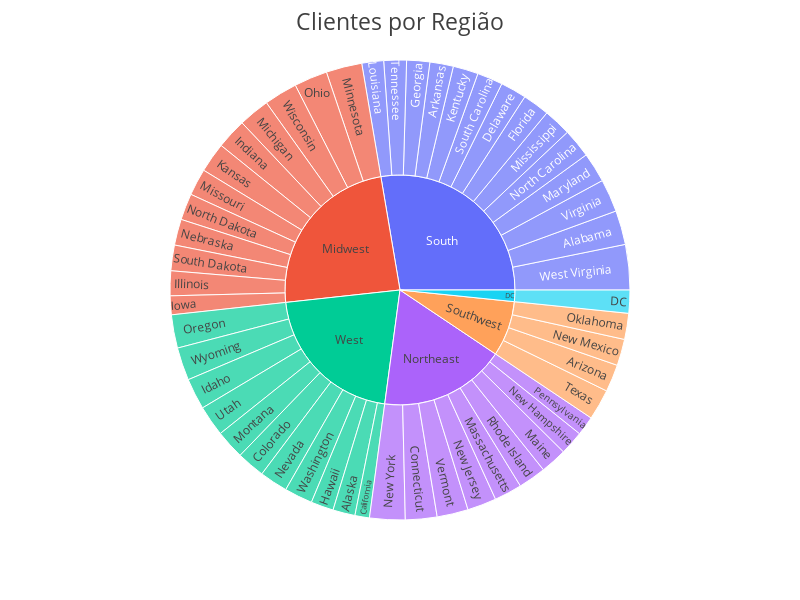

Source (notebook cell):
### Code cell
# Importando a biblioteca plotly express como px
import plotly.express as px

# Criando um gráfico de sunburst com os seguintes parâmetros:
fig = px.sunburst(
    df_states,           # DataFrame com os dados a serem plotados
    path=['Regiao', 'Estado_Compl'],  # Caminho hierárquico dos dados
    values='Num_Clientes',  # Valores associados aos ramos do sunburst
    labels=['Regioes', 'Estados'],  # Rótulos para as regiões e estados
    branchvalues='total'  # O valor de cada ramo é a soma total
)

# Atualizando o layout do gráfico com os seguintes parâmetros:
fig.update_layout(
    title='Clientes por Região',  # Título do gráfico
    title_font=dict(color='rgba(0, 0, 0, .75)', size=23),  # Estilo do título
    title_x=0.5,  # Posição horizontal do título (centralizado)
    width=800,     # Largura do gráfico
    height=600     # Altura do gráfico
)

### Figure 1 — Plotly figure (JSON) as saved in the notebook; plotly's stock layout.template omitted (floating-point values rounded to 4 significant figures)
{"data": [{"branchvalues": "total", "domain": {"x": [0, 1], "y": [0, 1]}, "hovertemplate": "labels=%{label}<br>Num_Clientes=%{value}<br>parent=%{parent}<br>id=%{id}<extra></extra>", "ids": ["South/Alabama", "West/Alaska", "Southwest/Arizona", "South/Arkansas", "West/California", "West/Colorado", "Northeast/Connecticut", "DC/DC", "South/Delaware", "South/Florida", "South/Georgia", "West/Hawaii", "West/Idaho", "Midwest/Illinois", "Midwest/Indiana", "Midwest/Iowa", "Midwest/Kansas", "South/Kentucky", "South/Louisiana", "Northeast/Maine", "South/Maryland", "Northeast/Massachusetts", "Midwest/Michigan", "Midwest/Minnesota", "South/Mississippi", "Midwest/Missouri", "West/Montana", "Midwest/Nebraska", "West/Nevada", "Northeast/New Hampshire", "Northeast/New Jersey", "Southwest/New Mexico", "Northeast/New York", "South/North Carolina", "Midwest/North Dakota", "Midwest/Ohio", "Southwest/Oklahoma", "West/Oregon", "Northeast/Pennsylvania", "Northeast/Rhode Island", "South/South Carolina", "Midwest/South Dakota", "South/Tennessee", "Southwest/Texas", "West/Utah", "Northeast/Vermont", "South/Virginia", "West/Washington", "South/West Virginia", "Midwest/Wisconsin", "West/Wyoming", "DC", "Midwest", "Northeast", "South", "Southwest", "West"], "labels": ["Alabama", "Alaska", "Arizona", "Arkansas", "California", "Colorado", "Connecticut", "DC", "Delaware", "Florida", "Georgia", "Hawaii", "Idaho", "Illinois", "Indiana", "Iowa", "Kansas", "Kentucky", "Louisiana", "Maine", "Maryland", "Massachusetts", "Michigan", "Minnesota", "Mississippi", "Missouri", "Montana", "Nebraska", "Nevada", "New Hampshire", "New Jersey", "New Mexico", "New York", "North Carolina", "North Dakota", "Ohio", "Oklahoma", "Oregon", "Pennsylvania", "Rhode Island", "South Carolina", "South Dakota", "Tennessee", "Texas", "Utah", "Vermont", "Virginia", "Washington", "West Virginia", "Wisconsin", "Wyoming", "DC", "Midwest", "Northeast", "South", "Southwest", "West"], "name": "", "parents": ["South", "West", "Southwest", "South", "West", "West", "Northeast", "DC", "South", "South", "South", "West", "West", "Midwest", "Midwest", "Midwest", "Midwest", "South", "South", "Northeast", "South", "Northeast", "Midwest", "Midwest", "South", "Midwest", "West", "Midwest", "West", "Northeast", "Northeast", "Southwest", "Northeast", "South", "Midwest", "Midwest", "Southwest", "West", "Northeast", "Northeast", "South", "Midwest", "South", "Southwest", "West", "Northeast", "South", "West", "South", "Midwest", "West", "", "", "", "", "", ""], "type": "sunburst", "values": [80, 52, 64, 55, 34, 66, 74, 54, 61, 63, 54, 53, 73, 58, 71, 44, 70, 59, 51, 62, 70, 65, 73, 84, 65, 63, 68, 61, 66, 56, 68, 62, 83, 68, 62, 78, 61, 78, 45, 65, 60, 60, 53, 72, 72, 73, 77, 66, 106, 78, 77, 54, 802, 591, 922, 259, 705]}], "layout": {"height": 600, "legend": {"tracegroupgap": 0}, "margin": {"t": 60}, "title": {"font": {"color": "rgba(0, 0, 0, .75)", "size": 23}, "text": "Clientes por Região", "x": 0.5}, "width": 800}}
